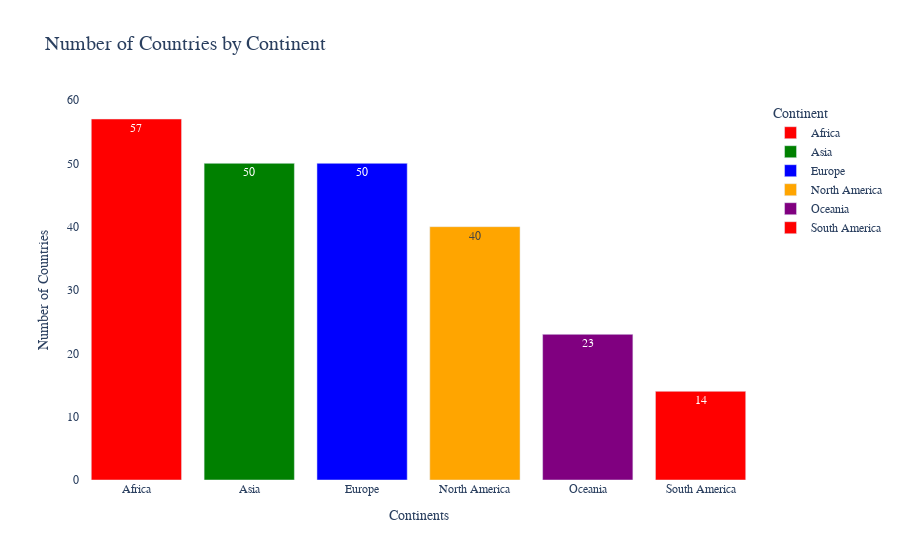

The cell this chart's notebook holds for it:
### Markdown cell above
# Show the plot

### Code cell
fig.show()

### Figure 1 — Plotly figure (JSON) as saved in the notebook; plotly's stock layout.template omitted (floating-point values rounded to 4 significant figures)
{"data": [{"alignmentgroup": "True", "hovertemplate": "Continent=%{x}<br>count=%{text}<extra></extra>", "legendgroup": "Africa", "marker": {"color": "red", "pattern": {"shape": ""}}, "name": "Africa", "offsetgroup": "Africa", "orientation": "v", "showlegend": true, "text": [57], "textposition": "auto", "type": "bar", "x": ["Africa"], "xaxis": "x", "y": [57], "yaxis": "y"}, {"alignmentgroup": "True", "hovertemplate": "Continent=%{x}<br>count=%{text}<extra></extra>", "legendgroup": "Asia", "marker": {"color": "green", "pattern": {"shape": ""}}, "name": "Asia", "offsetgroup": "Asia", "orientation": "v", "showlegend": true, "text": [50], "textposition": "auto", "type": "bar", "x": ["Asia"], "xaxis": "x", "y": [50], "yaxis": "y"}, {"alignmentgroup": "True", "hovertemplate": "Continent=%{x}<br>count=%{text}<extra></extra>", "legendgroup": "Europe", "marker": {"color": "blue", "pattern": {"shape": ""}}, "name": "Europe", "offsetgroup": "Europe", "orientation": "v", "showlegend": true, "text": [50], "textposition": "auto", "type": "bar", "x": ["Europe"], "xaxis": "x", "y": [50], "yaxis": "y"}, {"alignmentgroup": "True", "hovertemplate": "Continent=%{x}<br>count=%{text}<extra></extra>", "legendgroup": "North America", "marker": {"color": "orange", "pattern": {"shape": ""}}, "name": "North America", "offsetgroup": "North America", "orientation": "v", "showlegend": true, "text": [40], "textposition": "auto", "type": "bar", "x": ["North America"], "xaxis": "x", "y": [40], "yaxis": "y"}, {"alignmentgroup": "True", "hovertemplate": "Continent=%{x}<br>count=%{text}<extra></extra>", "legendgroup": "Oceania", "marker": {"color": "purple", "pattern": {"shape": ""}}, "name": "Oceania", "offsetgroup": "Oceania", "orientation": "v", "showlegend": true, "text": [23], "textposition": "auto", "type": "bar", "x": ["Oceania"], "xaxis": "x", "y": [23], "yaxis": "y"}, {"alignmentgroup": "True", "hovertemplate": "Continent=%{x}<br>count=%{text}<extra></extra>", "legendgroup": "South America", "marker": {"color": "red", "pattern": {"shape": ""}}, "name": "South America", "offsetgroup": "South America", "orientation": "v", "showlegend": true, "text": [14], "textposition": "auto", "type": "bar", "x": ["South America"], "xaxis": "x", "y": [14], "yaxis": "y"}], "layout": {"barmode": "relative", "font": {"family": "Arial"}, "legend": {"title": {"text": "Continent"}, "tracegroupgap": 0}, "plot_bgcolor": "rgba(0,0,0,0)", "title": {"font": {"size": 20}, "text": "Number of Countries by Continent"}, "xaxis": {"anchor": "y", "categoryarray": ["Africa", "Asia", "Europe", "North America", "Oceania", "South America"], "categoryorder": "array", "domain": [0, 1], "title": {"text": "Continents"}}, "yaxis": {"anchor": "x", "domain": [0, 1], "title": {"text": "Number of Countries"}}}}
